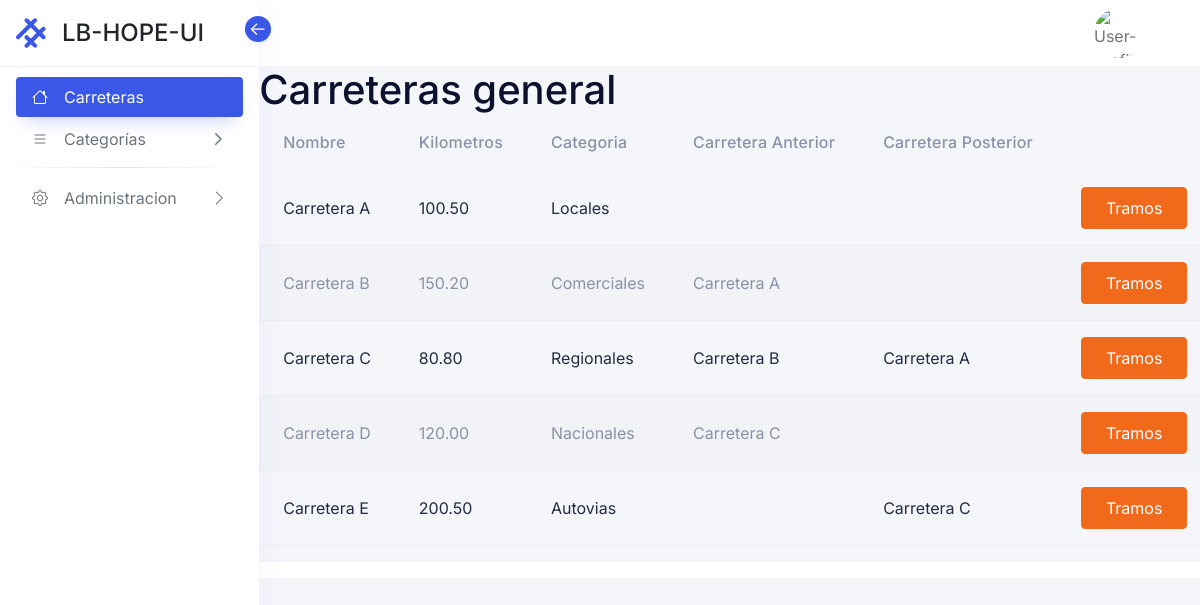
The page / on the database its author committed.
### tables this page shows
CREATE TABLE carreteras (
    id_Carretera INT AUTO_INCREMENT PRIMARY KEY,
    Nombre VARCHAR(255) NOT NULL,
    Kilometros DECIMAL(10, 2) NOT NULL,
    Categoria_id INT NOT NULL,
    Carretera_Anterior INT,
    Carretera_Posterior INT,
    FOREIGN KEY (Categoria_id) REFERENCES categorias(id_Categoria),
    FOREIGN KEY (Carretera_Anterior) REFERENCES carreteras(id_Carretera),
    FOREIGN KEY (Carretera_Posterior) REFERENCES carreteras(id_Carretera)
);

CREATE TABLE categorias (
    id_Categoria INT AUTO_INCREMENT PRIMARY KEY,
    Nombre VARCHAR(255) NOT NULL
);

### core/controller/Layout.php (called while the page is built)
<?php
class Module {
	public static function loadLayout(){
		include "core/app/layouts/layout.php";
	}
}
?>

### core/controller/Lb.php (called while the page is built, shortened)
<?php
class Lb {
	public function start(){
		include "core/app/init.php";
	}
}
?>

### index.php (called while the page is built, shortened)
<?php
$lb = new Lb();
$lb->start();
?>

### core/controller/Model.php (called while the page is built, shortened)
<?php
class Model {
	public static function exists($modelname){
		$fullpath = self::getFullpath($modelname);
		$found=false;
		if(file_exists($fullpath)){
			$found = true;
		}
		return $found;
	}
	public static function getFullpath($modelname){
		return "core/app/model/".$modelname.".php";
	}
	public static function many($query,$aclass){
		$cnt = 0;
		$array = array();
		while($r = $query->fetch_array()){
			$array[$cnt] = new $aclass;
			$cnt2=1;
			foreach ($r as $key => $v) {
				if($cnt2>0 && $cnt2%2==0){
					$array[$cnt]->$key = $v;
				}
				$cnt2++;
			}
			$cnt++;
		}
		return $array;
	}
}
?>

### core/controller/Executor.php (called while the page is built, shortened)
<?php
class Executor {
	public static function doit($sql){
		$con = Database::getCon();
		return array($con->query($sql),$con->insert_id);
	}
}
?>

### core/app/model/CarreterasData.php (called while the page is built, shortened)
<?php
class CarreterasData extends Extra{
	public static function getAll(){
		$sql = "select
				c.Nombre AS Carretera,
				c.Kilometros AS Kilometros,
				cat.Nombre AS Categoria,
				ca.Nombre AS Carretera_Anterior,
				cp.Nombre AS Carretera_Posterior
			FROM
				carreteras c
			LEFT JOIN categorias cat ON c.Categoria_id = cat.id_Categoria
			LEFT JOIN carreteras ca ON c.Carretera_Anterior = ca.id_Carretera
			LEFT JOIN carreteras cp ON c.Carretera_Posterior = cp.id_Carretera;";
		$query = Executor::doit($sql);
		return Model::many($query[0],new CarreterasData());
	}
}
?>

### core/app/view/index-view.php (the view, shortened to what this page needs)
<?php
    if(isset($_GET["opt"]) && $_GET["opt"] == "locales"){
        $listaCarreteras_locales = CarreterasData::getByCat(1);
?>
<p class="h1">Carreteras locales</p>
<div class="bd-example table-responsive">
        <table class="table table-striped">
            <thead>
            <tr>
                <th scope="col">Nombre</th>
                <th scope="col">Kilometros</th>
                <th scope="col">Categoria</th>
                <th scope="col">Carretera anterior</th>
                <th scope="col">Carretera posterior</th>
            </tr>
            </thead>
            <tbody>
            <?php
		        foreach ($listaCarreteras_locales as $key => $row) {
		    ?>
            <tr>
                <td><?php echo $row->Carretera; ?></td>
                <td><?php echo $row->Kilometros; ?></td>
                <td><?php echo $row->Categoria; ?></td>
                <td><?php echo $row->Carretera_Anterior; ?></td>
                <td><?php echo $row->Carretera_Posterior; ?></td>
                <td><a href="./?view=tramo&opt=tramos&Carretera=<?php echo $row->Carretera;?>" class="btn btn-warning"><i class="fa fa-pencil"></i> Tramos </a> </td>
                <td><a href="./?view=confluye&opt=confluye&Carretera=<?php echo $row->Carretera;?>" class="btn btn-warning"><i class="fa fa-pencil"></i> Confluye </a> </td>
            </tr>
            <?php
                }
            ?>
            </tbody>
        </table>
</div>
<?php
    } else {
?>
<?php
    $listaCarreteras = CarreterasData::getAll();
?>
<p class="h1">Carreteras general</p>
<div class="bd-example table-responsive">
        <table class="table table-striped">
            <thead>
            <tr>
                <th scope="col">Nombre</th>
                <th scope="col">Kilometros</th>
                <th scope="col">Categoria</th>
                <th scope="col">Carretera anterior</th>
                <th scope="col">Carretera posterior</th>
            </tr>
            </thead>
            <tbody>
            <?php
                foreach ($listaCarreteras as $key => $row) {
            ?>
                    <tr>
                        <td><?php echo $row->Carretera; ?></td>
                        <td><?php echo $row->Kilometros; ?></td>
                        <td><?php echo $row->Categoria; ?></td>
                        <td><?php echo $row->Carretera_Anterior; ?></td>
                        <td><?php echo $row->Carretera_Posterior; ?></td>
                        <td><a href="./?view=tramo&opt=tramos&Carretera=<?php echo $row->Carretera;?>" class="btn btn-warning"><i class="fa fa-pencil"></i> Tramos </a> </td>
                    </tr>
            <?php
                }
            ?>
            </tbody>
        </table>
</div>
<?php
    }
?>

### core/app/init.php
<?php
if(!isset($_GET["action"])){
	Module::loadLayout("index");
}else{
	Action::load($_GET["action"]);
}
?>

### core/app/layouts/layout.php (shortened to what this page needs)
<!doctype html>
<html lang="en" dir="ltr">
  <head>
      <link rel="stylesheet" href="./assets/css/core/libs.min.css" />
      <link rel="stylesheet" href="./assets/vendor/aos/dist/aos.css" />
      <link rel="stylesheet" href="./assets/css/hope-ui.min.css?v=2.0.0" />
      <link rel="stylesheet" href="./assets/css/custom.min.css?v=2.0.0" />
      <link rel="stylesheet" href="./assets/css/dark.min.css"/>
      <link rel="stylesheet" href="./assets/css/customizer.min.css" />
      <link rel="stylesheet" href="./assets/css/rtl.min.css"/>
      <link rel="stylesheet" href="./assets/bootstrap-icons/bootstrap-icons.css">
      <link href="https://cdn.jsdelivr.net/npm/sweetalert2@11.7.32/dist/sweetalert2.min.css" rel="stylesheet">
      <link rel="stylesheet" href="https://cdnjs.cloudflare.com/ajax/libs/toastr.js/latest/css/toastr.min.css">
  </head>
  <body class=" ">
    <?php
    $url_actual = $_SERVER['REQUEST_URI'];
    if(strpos($url_actual,'/claseUv/?view=login') !== false):
    ?>
    <div class="wrapper">
          <section class="login-content">
             <div class="row m-0 align-items-center bg-white vh-100">
                <div class="col-md-6">
                    <?php Core::getFlashes();?>
                    <div class="row justify-content-center">
                      <div class="col-md-10">
                         <div class="card card-transparent shadow-none d-flex justify-content-center mb-0 auth-card">
                            <div class="card-body">
                               <a href="../../dashboard/index.html" class="navbar-brand d-flex align-items-center mb-3">
                                  <div class="logo-main">
                                      <div class="logo-normal">
                                          <svg class="text-primary icon-30" viewBox="0 0 30 30" fill="none" xmlns="http://www.w3.org/2000/svg">
                                              <rect x="-0.757324" y="19.2427" width="28" height="4" rx="2" transform="rotate(-45 -0.757324 19.2427)" fill="currentColor"/>
                                              <rect x="7.72803" y="27.728" width="28" height="4" rx="2" transform="rotate(-45 7.72803 27.728)" fill="currentColor"/>
                                              <rect x="10.5366" y="16.3945" width="16" height="4" rx="2" transform="rotate(45 10.5366 16.3945)" fill="currentColor"/>
                                              <rect x="10.5562" y="-0.556152" width="28" height="4" rx="2" transform="rotate(45 10.5562 -0.556152)" fill="currentColor"/>
                                          </svg>
                                      </div>
                                      <div class="logo-mini">
                                          <svg class="text-primary icon-30" viewBox="0 0 30 30" fill="none" xmlns="http://www.w3.org/2000/svg">
                                              <rect x="-0.757324" y="19.2427" width="28" height="4" rx="2" transform="rotate(-45 -0.757324 19.2427)" fill="currentColor"/>
                                              <rect x="7.72803" y="27.728" width="28" height="4" rx="2" transform="rotate(-45 7.72803 27.728)" fill="currentColor"/>
                                              <rect x="10.5366" y="16.3945" width="16" height="4" rx="2" transform="rotate(45 10.5366 16.3945)" fill="currentColor"/>
                                              <rect x="10.5562" y="-0.556152" width="28" height="4" rx="2" transform="rotate(45 10.5562 -0.556152)" fill="currentColor"/>
                                          </svg>
                                      </div>
                                  </div>
                                  <h4 class="logo-title ms-3">Clase</h4>
                               </a>
                               <h2 class="mb-2 text-center">INICIAR SESION</h2>
                               <p class="text-center">INGRESA TUS DATOS PARA INICIAR SESION.</p>
                               <form method="post" action="./?action=access&opt=login">
                                  <div class="row">
                                     <div class="col-lg-12">
                                        <div class="form-group">
                                           <label for="email" class="form-label">Email</label>
                                           <input type="text" name="username" required class="form-control" id="username" aria-describedby="username" placeholder=" ">
                                        </div>
                                     </div>
                                     <div class="col-lg-12">
                                        <div class="form-group">
                                           <label for="password" class="form-label">Password</label>
                                           <input type="password" name="password" required class="form-control" id="password" aria-describedby="password" placeholder=" ">
                                        </div>
                                     </div>
                                  </div>
                                  <div class="d-flex justify-content-center">
                                     <button type="submit" class="btn btn-primary">INICIAR SESION</button>
                                  </div>
                               </form>
                            </div>
                         </div>
                      </div>
                   </div>
                   <div class="sign-bg">
                      <svg width="280" height="230" viewBox="0 0 431 398" fill="none" xmlns="http://www.w3.org/2000/svg">
                         <g opacity="0.05">
                         <rect x="-157.085" y="193.773" width="543" height="77.5714" rx="38.7857" transform="rotate(-45 -157.085 193.773)" fill="#3B8AFF"/>
                         <rect x="7.46875" y="358.327" width="543" height="77.5714" rx="38.7857" transform="rotate(-45 7.46875 358.327)" fill="#3B8AFF"/>
                         <rect x="61.9355" y="138.545" width="310.286" height="77.5714" rx="38.7857" transform="rotate(45 61.9355 138.545)" fill="#3B8AFF"/>
                         <rect x="62.3154" y="-190.173" width="543" height="77.5714" rx="38.7857" transform="rotate(45 62.3154 -190.173)" fill="#3B8AFF"/>
                         </g>
                      </svg>
                   </div>
                </div>
                <div class="col-md-6 d-md-block d-none bg-primary p-0 mt-n1 vh-100 overflow-hidden">
                   <img src="./assets/images/auth/01.png" class="img-fluid gradient-main animated-scaleX" alt="images">
                </div>
             </div>
          </section>
      </div>
    <?php elseif(!isset($_SESSION["user_id"])):?>
        <aside class="sidebar sidebar-default sidebar-white sidebar-base navs-rounded-all ">
            <div class="sidebar-header d-flex align-items-center justify-content-start">
                <a href="./" class="navbar-brand">
                    <div class="logo-main">
                        <div class="logo-normal">
                        </div>
                    </div>
                    <h4 class="logo-title">LB-HOPE-UI</h4>
                </a>
                <div class="sidebar-toggle" data-toggle="sidebar" data-active="true">
                    <i class="icon">
                    </i>
                </div>
            </div>
            <div class="sidebar-body pt-0 data-scrollbar">
                <div class="sidebar-list">
                    <ul class="navbar-nav iq-main-menu" id="sidebar-menu">
                        <li class="nav-item">
                            <a class="nav-link active" aria-current="page" href="./">
                                <i class="bi bi-house">
                                </i>
                                <span class="item-name">Carreteras</span>
                            </a>
                        </li>
                        <li class="nav-item">
                            <a class="nav-link" data-bs-toggle="collapse" href="#horizontal-menu" role="button" aria-expanded="false" aria-controls="horizontal-menu">
                                <i class="bi bi-list">
                                </i>
                                <span class="item-name">Categorías</span>
                                <i class="right-icon">
                                    <svg class="icon-18" xmlns="http://www.w3.org/2000/svg" width="18" fill="none" viewBox="0 0 24 24" stroke="currentColor">
                                        <path stroke-linecap="round" stroke-linejoin="round" stroke-width="2" d="M9 5l7 7-7 7" />
                                    </svg>
                                </i>
                            </a>
                        </li>
                        <li><hr class="hr-horizontal"></li>
                        <li class="nav-item">
                            <a class="nav-link" data-bs-toggle="collapse" href="#sidebar-special" role="button" aria-expanded="false" aria-controls="sidebar-special">
                                <i class="bi bi-gear">
                                </i>
                                <span class="item-name">Administracion</span>
                                <i class="bi bi-chevron-right">
                                </i>
                            </a>
                        </li>
                    </ul>
                </div>
            </div>
        </aside>
        <main class="main-content">
          <div class="position-relative iq-banner">
            <nav class="nav navbar navbar-expand-lg navbar-light iq-navbar">
              <div class="container-fluid navbar-inner">
                <div class="collapse navbar-collapse" id="navbarSupportedContent">
                  <ul class="mb-2 navbar-nav ms-auto align-items-center navbar-list mb-lg-0">
                    <li class="nav-item dropdown">
                      <a class="py-0 nav-link d-flex align-items-center" href="#" id="navbarDropdown" role="button" data-bs-toggle="dropdown" aria-expanded="false">
                        <img src="./assets/images/avatars/01.png" alt="User-Profile" class="theme-color-default-img img-fluid avatar avatar-50 avatar-rounded">
                      </a>
                    </li>
                  </ul>
                </div>
              </div>
            </nav>
            <?php View::load("index");?>
          <footer class="footer">
              <div class="footer-body">
              </div>
          </footer>
        </main>
    <?php endif; ?>
  </body>
</html>

### core/controller/View.php (shortened to what this page needs)
<?php
class View {
	public static function load($view){
		if(!isset($_GET['view'])){
			include "core/app/view/".$view."-view.php";
		}else{
			if(View::isValid()){
				include "core/app/view/".$_GET['view']."-view.php";
			}else{
				View::Error("<b>404 NOT FOUND</b> View <b>".$_GET['view']."</b> folder !!");
			}
		}
	}
}
?>

### rows shown on the page
carreteras: Nombre "Carretera A", Kilometros "100.50", Categoria.Nombre "Locales"
carreteras: Nombre "Carretera B", Kilometros "150.20", Categoria.Nombre "Comerciales", Carretera_Anterior.Nombre "Carretera A"
carreteras: Nombre "Carretera C", Kilometros "80.80", Categoria.Nombre "Regionales", Carretera_Anterior.Nombre "Carretera B", Carretera_Posterior.Nombre "Carretera A"
carreteras: Nombre "Carretera D", Kilometros "120.00", Categoria.Nombre "Nacionales", Carretera_Anterior.Nombre "Carretera C"
carreteras: Nombre "Carretera E", Kilometros "200.50", Categoria.Nombre "Autovias", Carretera_Posterior.Nombre "Carretera C"
